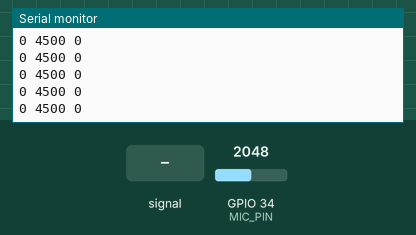
The sketch below on a simulated ESP32. Parts: the last lines printed to the serial monitor. The inputs (shaded band) are chosen by the test bench; at power-on: GPIO 34 (MIC_PIN) = 2048.

Above: at 1.2 s.
1.3 s: GPIO 34 (MIC_PIN) fed a 200 Hz sine of ±327 counts around its level
At 2.1 s:
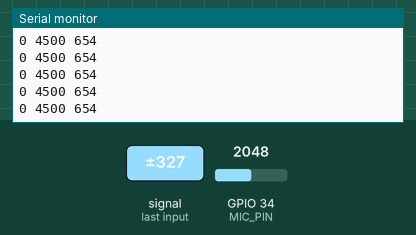
2.8 s: GPIO 34 (MIC_PIN) set to 2866
At 3.9 s:
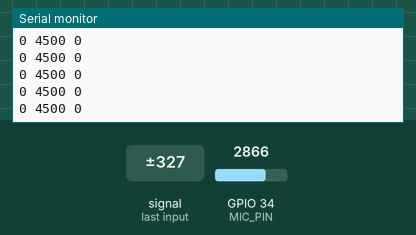
4.3 s: GPIO 34 (MIC_PIN) fed a 1000 Hz sine of ±1023 counts around its level
At 5.1 s:
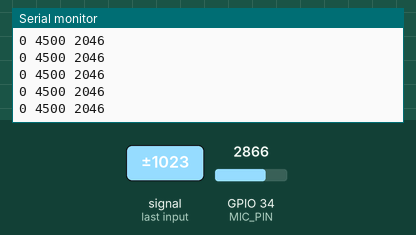
5.8 s: GPIO 34 (MIC_PIN) set to 4095
At 6.4 s:
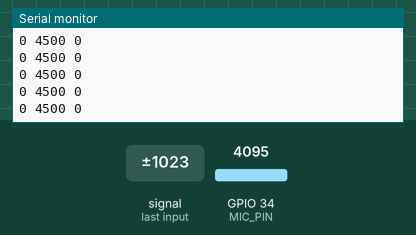
Timing chart, 0 to 8.3 s (numbered marks = the images above; inputs shaded):
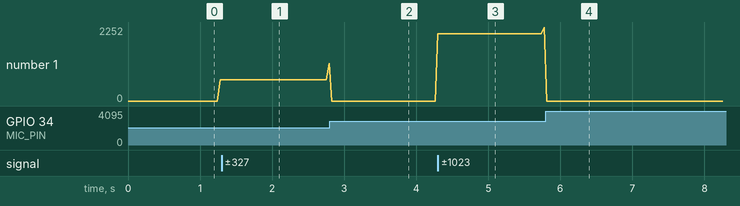

Measured:
- after the input at 1.3 s, the serial monitor: prints a new line at once (image 1)
- after the input at 4.3 s, the serial monitor: prints a new line at once (image 3)
- plotted number 1: 654 → 1145 after the input at 1.3 s, 0 → 2252 after the input at 4.3 s

The sketch:

Teste-Microfone.ino
```cpp
#define MIC_PIN     34      // Pino do microfone
#define SAMPLES     256     // Número de amostras para analisar

void setup() {
  Serial.begin(115200);
}

void loop() {
  // Ajuste gráfico
  int rangelimit = 4500;
  Serial.print(0);
  Serial.print(" ");
  Serial.print(rangelimit);
  Serial.print(" ");

  int peakToPeak = getAmplitude(); // Calcula a amplitude do sinal
  Serial.println(peakToPeak);
  // Serial.print("Amplitude: ");
  // Serial.println(peakToPeak);
  delay(10); // Ajuste o intervalo de leitura conforme necessário

}

// Função para calcular a amplitude (volume)
int getAmplitude() {
  int signalMax = 0;  // Valor máximo detectado
  int signalMin = 4095; // Valor mínimo detectado (resolução de 12 bits)

  for (int i = 0; i < SAMPLES; i++) { // Coleta exatamente SAMPLES amostras
    int sample = analogRead(MIC_PIN);
    if (sample > signalMax) {
      signalMax = sample; // Atualiza o valor máximo
    }
    if (sample < signalMin) {
      signalMin = sample; // Atualiza o valor mínimo
    }
  }
  return signalMax - signalMin; // Amplitude do sinal
}
```
